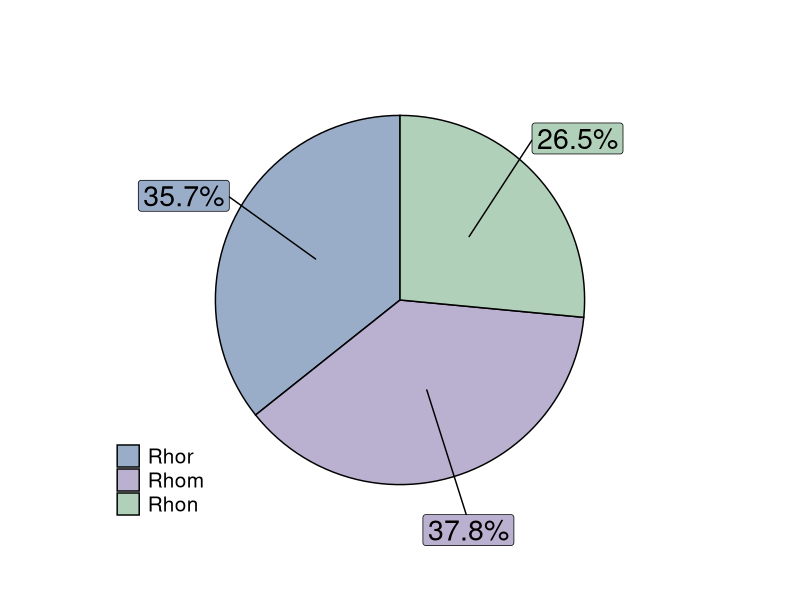

Write the R code that produced this figure.
### Author: Hongli Ma <hongli.ma.explore@gmail.com> 2023-12
### Usage: Please cite RNAsmol when you use this script

library(ggplot2)
library(tidyverse)
library(ggrepel)


data <- read.table(text = "
rna_perturbation mol_perturbation net_perturbation model dataset
0.8758 0.7876 0.5005 MGraphDTA_RNA PDB
0.9795 0.9333 0.6067 MGraphDTA_RNA ROBIN
0.8772 0.8928 0.5030 IIFDTI_RNA PDB
0.9238 0.8928 0.6380 IIFDTI_RNA ROBIN
0.6990 0.9032 0.5495 GraphDTA_RNA PDB
0.8820 0.9649 0.5662 GraphDTA_RNA ROBIN
0.8428 0.9903 0.7785 DrugBAN_RNA PDB
0.9999 0.9696 0.6825 DrugBAN_RNA ROBIN
0.9068 0.9241 0.8142 RNAsmol_noaug PDB
0.9915 0.9700 0.7250 RNAsmol_noaug ROBIN
0.9089 0.9043 0.6139 RNAsmol_rnaaug PDB
0.9959 0.9652 0.6539 RNAsmol_rnaaug ROBIN
0.9145 0.9920 0.8551 RNAsmol_molaug PDB
0.9937 0.9777 0.6735 RNAsmol_molaug ROBIN
0.9582 0.9939 0.6415 RNAsmol_bothaug PDB
0.9999 0.9800 0.6601 RNAsmol_bothaug ROBIN
", header = TRUE)


data_grouped <- data %>%
  group_by(dataset) %>%
  mutate(
    total = rna_perturbation + mol_perturbation + net_perturbation,
    proportion_rna = rna_perturbation / total,
    proportion_mol = mol_perturbation / total,
    proportion_net = net_perturbation / total
  ) %>%
  ungroup()


data_mean <- data_grouped %>%
  group_by(dataset) %>%
  summarise(
    mean_rna = mean(proportion_rna),
    mean_mol = mean(proportion_mol),
    mean_net = mean(proportion_net)
  ) %>%
  ungroup()



hex_colors1<-c("grey","darkgrey","#dbdbdb")
hex_colors2<-c('#A99DC4',"#8f8fbc","#cdcfe1")

hex_color<-c('#8098BB','#A99DC4','#9DC4A9')

alpha_values <- rep(0.8, length(colors))


data1 <- data.frame(
  category = c('Rhor','Rhom','Rhon'),
  value = c(0.3570158,0.3775104,0.2654738)
)
data2 <- data.frame(
  category = c('Rhor','Rhom','Rhon'),
  value = c(0.3713323,0.3765033,0.2521644)
)

df11 <- data.frame(value = c(35.7, 37.8, 26.5),
                 group = c('Rhor','Rhom','Rhon' ))

# Get the positions
df21 <- df11 %>% 
  mutate(csum = rev(cumsum(rev(value))), 
         pos = value/2 + lead(csum, 1),
         pos = if_else(is.na(pos), value/2, pos))

df12 <- data.frame(value = c(37.1, 37.7, 25.2),
                 group = c('Rhor','Rhom','Rhon'))

# Get the positions
df22 <- df12 %>% 
  mutate(csum = rev(cumsum(rev(value))), 
         pos = value/2 + lead(csum, 1),
         pos = if_else(is.na(pos), value/2, pos))

p1 <- ggplot(df11, aes(x = "", y = value, fill = fct_inorder(group))) +
  geom_bar(width = 1, stat = "identity", color = "black") +
  geom_label_repel(data = df21,
                   aes(y = pos, label = paste0(value, "%")),
                   size = 7.2, nudge_x = 0.8, show.legend = FALSE) +
  scale_fill_manual(values=alpha(unlist(hex_color), alpha_values))+
  coord_polar("y", start = 0) +
  theme_void()+   
  theme(
    legend.position = c(0.1,0.2),  
    legend.title = element_blank(),
    legend.text = element_text(size = 15) 
  )


ggsave('/path/to/pdb_roc_roh_pie_chart.png', dpi = 300)

